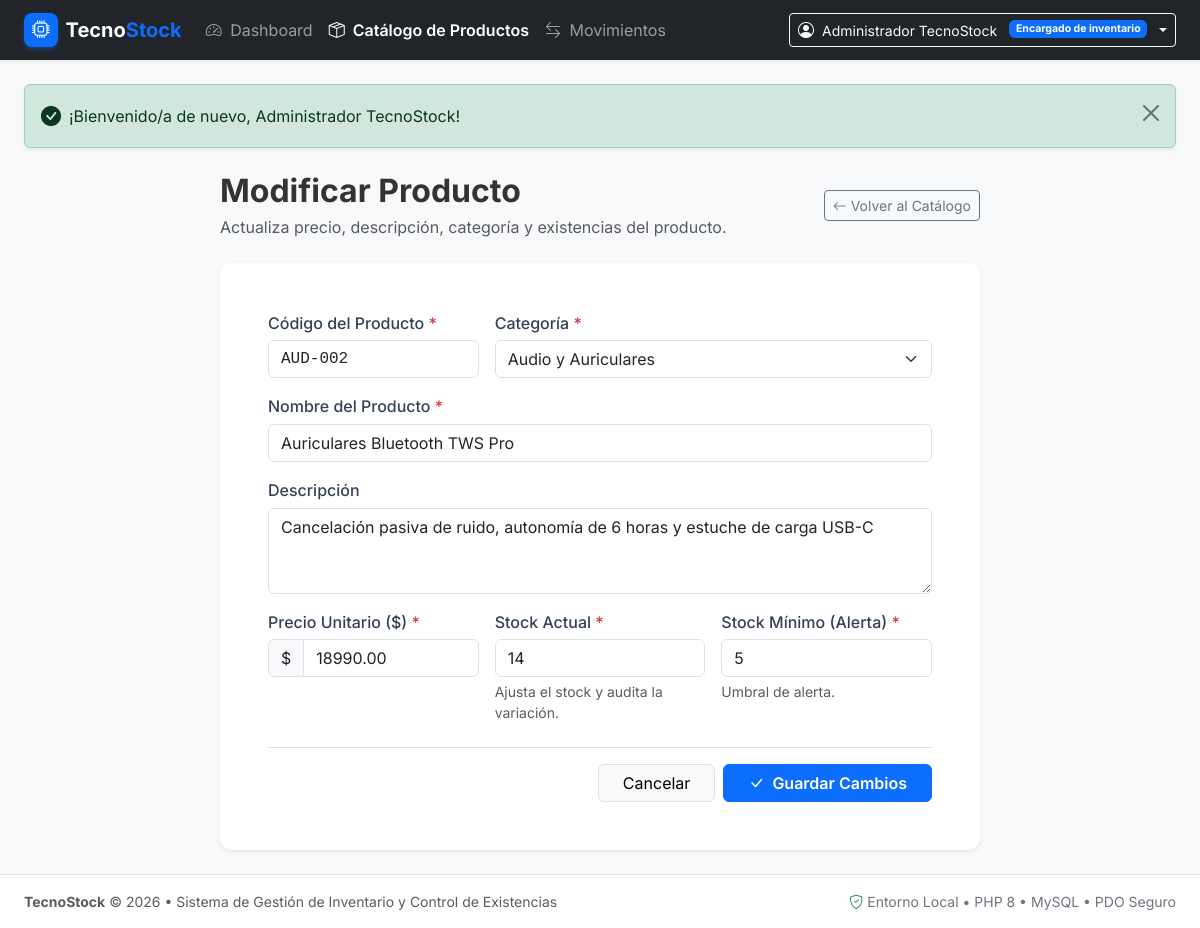
Page /producto_editar.php?id=2 (signed in) on the committed database.
### tables this page shows
CREATE TABLE `productos` (
  `id_producto` INT AUTO_INCREMENT PRIMARY KEY,
  `codigo` VARCHAR(50) NOT NULL UNIQUE,
  `nombre` VARCHAR(150) NOT NULL,
  `descripcion` TEXT NULL,
  `precio` DECIMAL(10,2) NOT NULL DEFAULT 0.00,
  `stock_actual` INT NOT NULL DEFAULT 0,
  `stock_minimo` INT NOT NULL DEFAULT 0,
  `estado` TINYINT(1) NOT NULL DEFAULT 1 COMMENT '1: Activo, 0: Desactivado',
  `id_categoria` INT NOT NULL,
  `creado_en` DATETIME NOT NULL DEFAULT CURRENT_TIMESTAMP,
  `actualizado_en` DATETIME NOT NULL DEFAULT CURRENT_TIMESTAMP ON UPDATE CURRENT_TIMESTAMP,
  CONSTRAINT `chk_precio_positivo` CHECK (`precio` >= 0),
  CONSTRAINT `chk_stock_actual_positivo` CHECK (`stock_actual` >= 0),
  CONSTRAINT `chk_stock_minimo_positivo` CHECK (`stock_minimo` >= 0),
  CONSTRAINT `fk_producto_categoria` FOREIGN KEY (`id_categoria`) 
    REFERENCES `categorias` (`id_categoria`) 
    ON UPDATE CASCADE 
    ON DELETE RESTRICT
);

CREATE TABLE `categorias` (
  `id_categoria` INT AUTO_INCREMENT PRIMARY KEY,
  `nombre` VARCHAR(100) NOT NULL UNIQUE,
  `descripcion` TEXT NULL,
  `estado` TINYINT(1) NOT NULL DEFAULT 1 COMMENT '1: Activa, 0: Inactiva',
  `creada_en` DATETIME NOT NULL DEFAULT CURRENT_TIMESTAMP
);

### producto_editar.php (the view, shortened to what this page needs)
<?php
require_once __DIR__ . '/config/db.php';
$usuarioActual = getCurrentUser();
$id_producto = filter_input(INPUT_GET, 'id', FILTER_VALIDATE_INT);
try {
    $stmt = $pdo->prepare("SELECT * FROM productos WHERE id_producto = ?");
    $stmt->execute([$id_producto]);
    $producto = $stmt->fetch();
    $stmtCat = $pdo->query("SELECT id_categoria, nombre FROM categorias WHERE estado = 1 ORDER BY nombre ASC");
    $categorias = $stmtCat->fetchAll();
} catch (PDOException $e) {
    die("Error al consultar datos del producto: " . htmlspecialchars($e->getMessage()));
}
$errores = [];
if ($_SERVER['REQUEST_METHOD'] === 'POST') {
    $codigo       = strtoupper(trim($_POST['codigo'] ?? ''));
    $nombre       = trim($_POST['nombre'] ?? '');
    $descripcion  = trim($_POST['descripcion'] ?? '');
    $precio       = trim($_POST['precio'] ?? '0');
    $stock_actual = trim($_POST['stock_actual'] ?? '0');
    $stock_minimo = trim($_POST['stock_minimo'] ?? '0');
    $id_categoria = trim($_POST['id_categoria'] ?? '');
    if (empty($codigo)) {
        $errores[] = 'El código del producto es obligatorio.';
    }
    if (empty($nombre)) {
        $errores[] = 'El nombre del producto es obligatorio.';
    }
    if (empty($id_categoria) || !is_numeric($id_categoria)) {
        $errores[] = 'Debes seleccionar una categoría válida.';
    }
    if (!is_numeric($precio) || (float)$precio < 0) {
        $errores[] = 'El precio no puede ser negativo.';
    }
    if (!is_numeric($stock_actual) || (int)$stock_actual < 0) {
        $errores[] = 'El stock actual no puede ser negativo.';
    }
    if (!is_numeric($stock_minimo) || (int)$stock_minimo < 0) {
        $errores[] = 'El stock mínimo no puede ser negativo.';
    }
    if (empty($errores)) {
        try {
            $stmtCheck = $pdo->prepare("SELECT id_producto FROM productos WHERE codigo = ? AND id_producto != ? LIMIT 1");
            $stmtCheck->execute([$codigo, $id_producto]);
            if ($stmtCheck->fetch()) {
                $errores[] = "El código '{$codigo}' ya está asignado a otro producto.";
            }
        } catch (PDOException $e) {
            $errores[] = "Error al validar código: " . $e->getMessage();
        }
    }
    if (empty($errores)) {
        try {
            $pdo->beginTransaction();
            $stockAnterior = (int)$producto['stock_actual'];
            $stockNuevo    = (int)$stock_actual;
            $diferencia    = $stockNuevo - $stockAnterior;
            $sqlUpdate = "
                UPDATE productos
                SET codigo = ?, nombre = ?, descripcion = ?, precio = ?,
                    stock_actual = ?, stock_minimo = ?, id_categoria = ?
                WHERE id_producto = ?
            ";
            $stmtUpdate = $pdo->prepare($sqlUpdate);
            $stmtUpdate->execute([
                $codigo,
                $nombre,
                $descripcion,
                (float)$precio,
                $stockNuevo,
                (int)$stock_minimo,
                (int)$id_categoria,
                $id_producto
            ]);
            if ($diferencia !== 0) {
                $tipoMov = ($diferencia > 0) ? 'ENTRADA' : 'SALIDA';
                $cantMov = abs($diferencia);
                $obsMov  = "Ajuste manual de inventario en edición de producto ({$stockAnterior} -> {$stockNuevo})";
                $sqlMov = "
                    INSERT INTO movimientos (fecha_hora, tipo, cantidad, stock_anterior, stock_posterior, observacion, id_producto, id_usuario)
                    VALUES (NOW(), ?, ?, ?, ?, ?, ?, ?)
                ";
                $stmtMov = $pdo->prepare($sqlMov);
                $stmtMov->execute([
                    $tipoMov,
                    $cantMov,
                    $stockAnterior,
                    $stockNuevo,
                    $obsMov,
                    $id_producto,
                    $usuarioActual['id']
                ]);
            }
            $pdo->commit();
            setFlash('success', "Producto '{$nombre}' actualizado correctamente.");
            redirect('productos.php');
        } catch (PDOException $e) {
            $pdo->rollBack();
            $errores[] = "Error al actualizar el producto: " . $e->getMessage();
        }
    }
} else {
    $codigo       = $producto['codigo'];
    $nombre       = $producto['nombre'];
    $descripcion  = $producto['descripcion'];
    $precio       = $producto['precio'];
    $stock_actual = $producto['stock_actual'];
    $stock_minimo = $producto['stock_minimo'];
    $id_categoria = $producto['id_categoria'];
}
require_once __DIR__ . '/includes/header.php';
?>
<div class="row justify-content-center">
    <div class="col-12 col-lg-8">
        <div class="d-flex align-items-center justify-content-between mb-4">
            <div>
                <h2 class="fw-bold mb-1">Modificar Producto</h2>
                <p class="text-muted mb-0">Actualiza precio, descripción, categoría y existencias del producto.</p>
            </div>
            <a href="productos.php" class="btn btn-outline-secondary btn-sm">
                <i class="bi bi-arrow-left"></i> Volver al Catálogo
            </a>
        </div>
        <div class="card form-card shadow-sm border-0">
            <div class="card-body p-4 p-md-5">
                <form method="POST" action="producto_editar.php?id=<?= $id_producto; ?>" id="formProducto" novalidate>
                    <div class="row g-3 mb-3">
                        <div class="col-12 col-md-4">
                            <label for="codigo" class="form-label">Código del Producto <span class="text-danger">*</span></label>
                            <input type="text" class="form-control font-monospace" id="codigo" name="codigo"
                                   value="<?= htmlspecialchars($codigo); ?>" required maxlength="50">
                        </div>
                        <div class="col-12 col-md-8">
                            <label for="id_categoria" class="form-label">Categoría <span class="text-danger">*</span></label>
                            <select class="form-select" id="id_categoria" name="id_categoria" required>
                                <?php foreach ($categorias as $cat): ?>
                                    <option value="<?= $cat['id_categoria']; ?>" <?= ($id_categoria == $cat['id_categoria']) ? 'selected' : ''; ?>>
                                        <?= htmlspecialchars($cat['nombre']); ?>
                                    </option>
                                <?php endforeach; ?>
                            </select>
                        </div>
                    </div>
                    <div class="mb-3">
                        <label for="nombre" class="form-label">Nombre del Producto <span class="text-danger">*</span></label>
                        <input type="text" class="form-control" id="nombre" name="nombre"
                               value="<?= htmlspecialchars($nombre); ?>" required maxlength="150">
                    </div>
                    <div class="mb-3">
                        <label for="descripcion" class="form-label">Descripción</label>
                        <textarea class="form-control" id="descripcion" name="descripcion" rows="3"><?= htmlspecialchars($descripcion); ?></textarea>
                    </div>
                    <div class="row g-3 mb-4">
                        <div class="col-12 col-md-4">
                            <label for="precio" class="form-label">Precio Unitario ($) <span class="text-danger">*</span></label>
                            <div class="input-group">
                                <span class="input-group-text">$</span>
                                <input type="number" class="form-control" id="precio" name="precio"
                                       value="<?= htmlspecialchars($precio); ?>" min="0" step="10" required>
                            </div>
                        </div>
                        <div class="col-12 col-sm-6 col-md-4">
                            <label for="stock_actual" class="form-label">Stock Actual <span class="text-danger">*</span></label>
                            <input type="number" class="form-control" id="stock_actual" name="stock_actual"
                                   value="<?= htmlspecialchars($stock_actual); ?>" min="0" step="1" required>
                            <div class="form-text text-muted">Ajusta el stock y audita la variación.</div>
                        </div>
                        <div class="col-12 col-sm-6 col-md-4">
                            <label for="stock_minimo" class="form-label">Stock Mínimo (Alerta) <span class="text-danger">*</span></label>
                            <input type="number" class="form-control" id="stock_minimo" name="stock_minimo"
                                   value="<?= htmlspecialchars($stock_minimo); ?>" min="0" step="1" required>
                            <div class="form-text text-muted">Umbral de alerta.</div>
                        </div>
                    </div>
                    <div class="d-flex justify-content-end gap-2 border-top pt-3">
                        <a href="productos.php" class="btn btn-light border px-4">Cancelar</a>
                        <button type="submit" class="btn btn-primary px-4 fw-semibold">
                            <i class="bi bi-check-lg me-1"></i> Guardar Cambios
                        </button>
                    </div>
                </form>
            </div>
        </div>
    </div>
</div>
<?php require_once __DIR__ . '/includes/footer.php'; ?>

### assets/css/styles.css (style rules this page uses)
:root { --primary-color: #0d6efd; --dark-color: #212529; --warning-stock: #ffc107; --danger-stock: #dc3545; }
body { font-family: 'Inter', -apple-system, BlinkMacSystemFont, "Segoe UI", Roboto, Helvetica, Arial, sans-serif; color: #333333; }
.form-card { border-radius: 0.75rem; border: 1px solid #e2e8f0; }
.form-label { font-weight: 500; color: #334155; margin-bottom: 0.35rem; }

### rows in the picture
productos: codigo "AUD-002", id_categoria "Audio y Auriculares", nombre "Auriculares Bluetooth TWS Pro", descripcion "Cancelación pasiva de ruido, autonomía de 6 horas y estuche de carga USB-C", precio "18990.00", stock_actual "14", stock_minimo "5"

### other values in the picture
$usuarioActual['nombre'] "Administrador TecnoStock"
$usuarioActual['rol'] "Encargado de inventario"
$msg "¡Bienvenido/a de nuevo, Administrador TecnoStock!"
